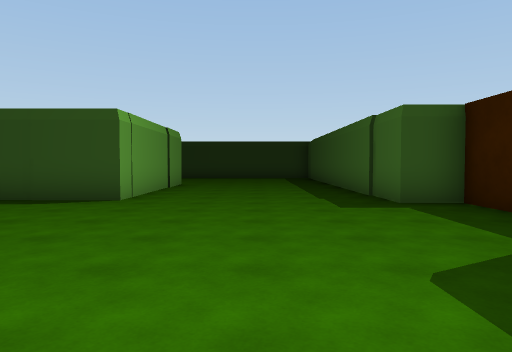
[1] (above)

24 first-person views from a walk through a scene from a Unity 3-D project. The camera is 1.4 m above the floor, tilts 2° down and sees 70° across. The floor is counted in squares, 2 m on a side. Each view is taken from the middle of a square. On the plan, view 1 faces up. The plan holds only what a view shows up to about 11 squares ahead; the rest is blank. The player character is not drawn.

[2]
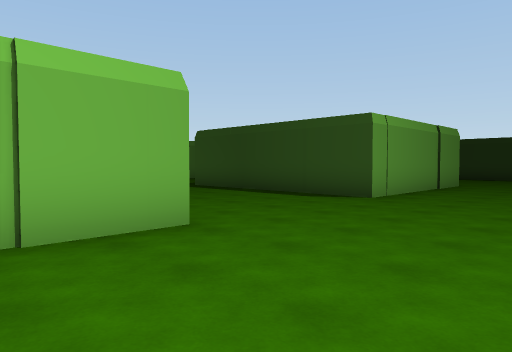

[3]
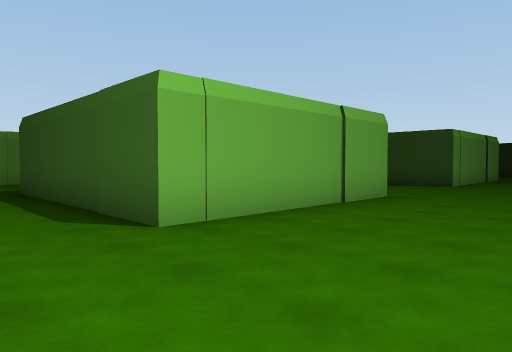

[4]
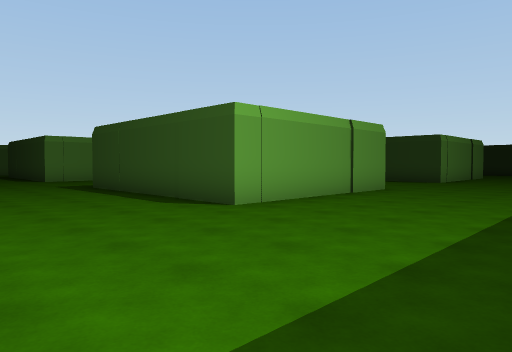

[5]
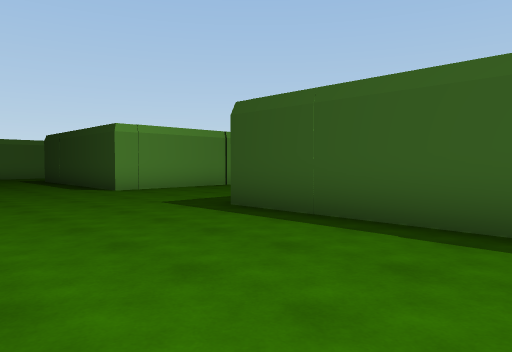

[6]
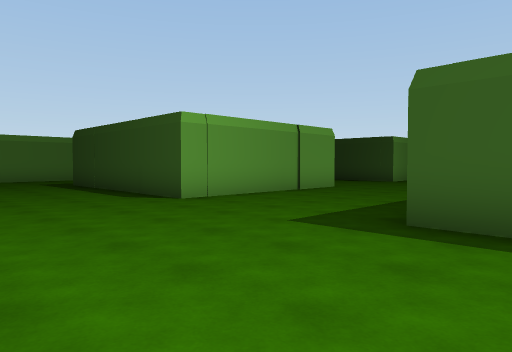

[7]
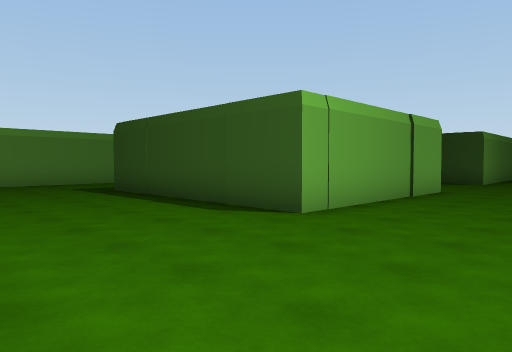

[8]
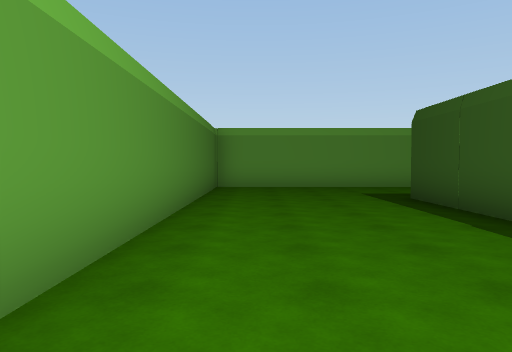

[9]
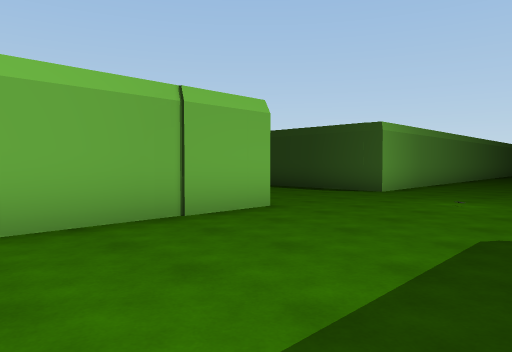

[10]
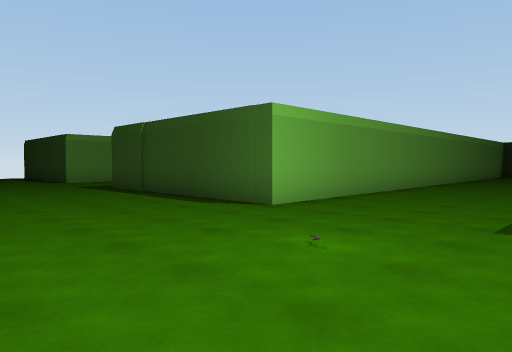

[11]
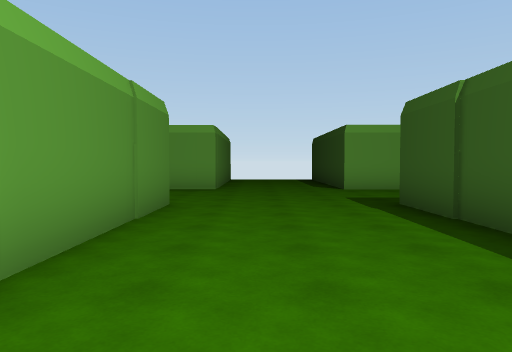

[12]
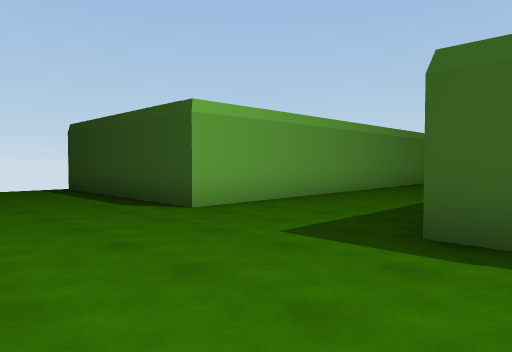

[13]
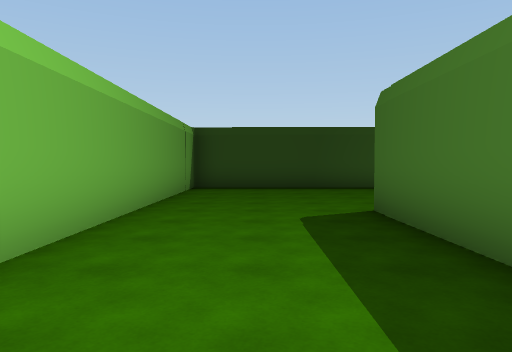

[14]
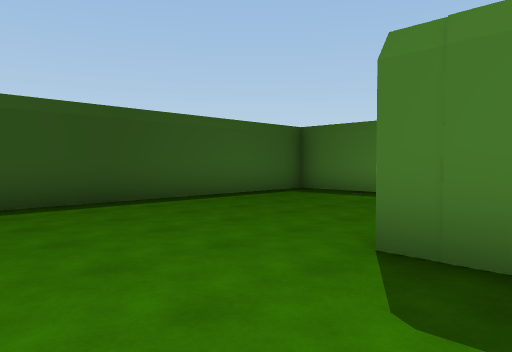

[15]
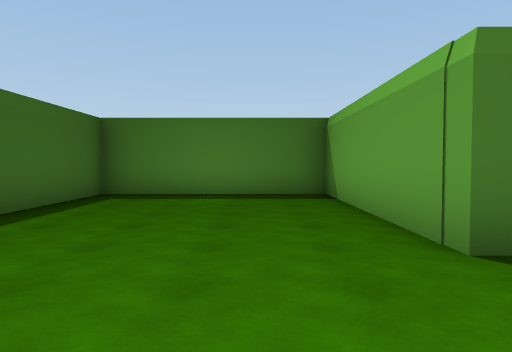

[16]
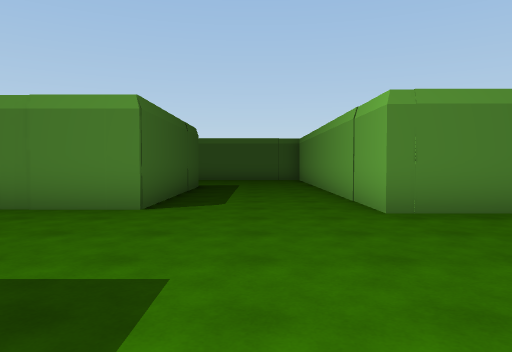

[17]
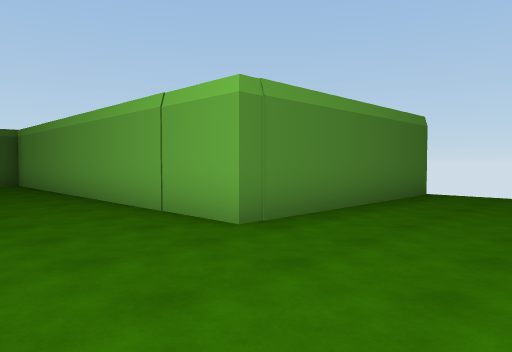

[18]
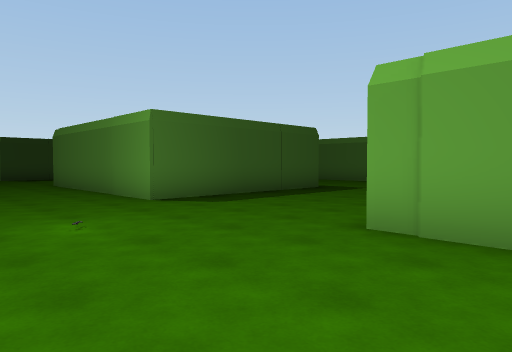

[19]
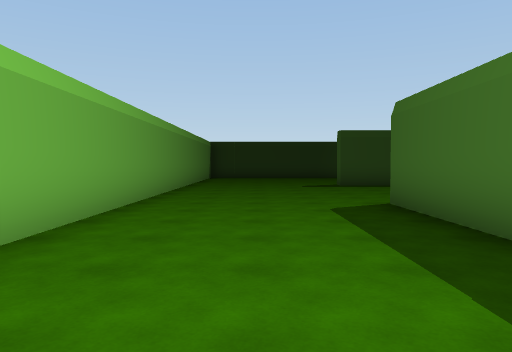

[20]
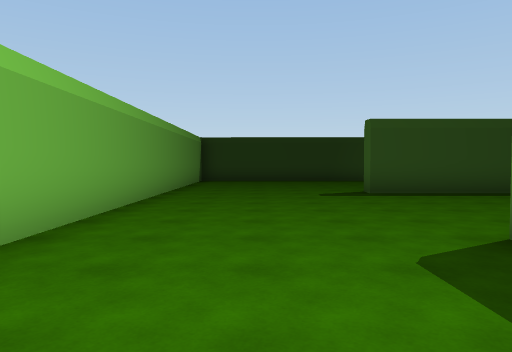

[21]
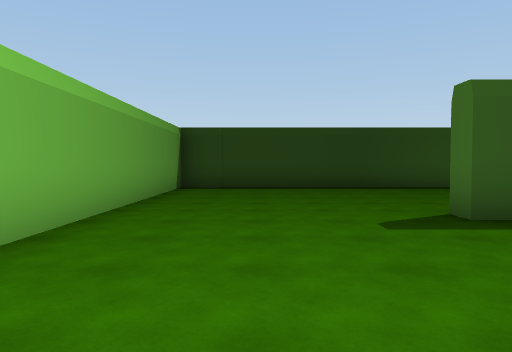

[22]
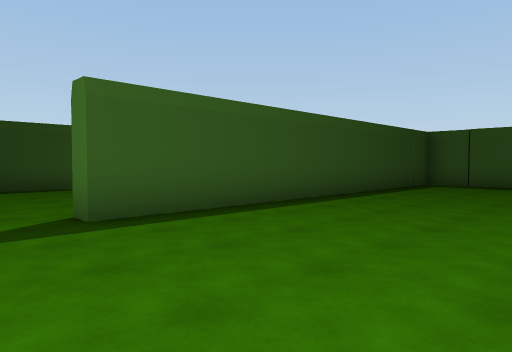

[23]
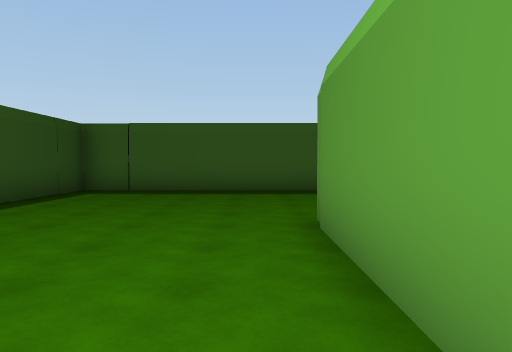

[24]
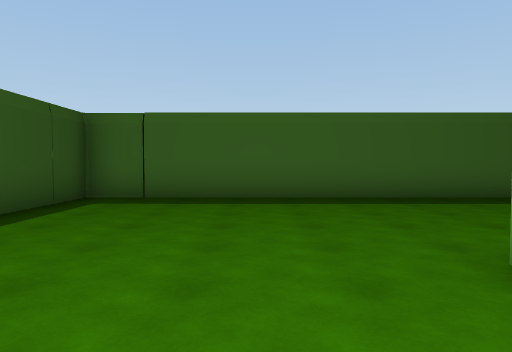

### Floor plan
Key: @ floor where view 1 was taken; # wall or solid block; . floor; H hedge; O other object.
Columns run from 29 left of view 1 to 4 right of it. Each row starts with its distance up from view 1.
 24                 H########
 23                #........
 22                #........
 21                #.......
 20                #.......
 19                #......
 18       #H########.....############
 17       #........#................H
 16       #........#................#
 15       #........#................#
 14       #........#................#
 13       #........#................#
 12       #...#H####.....O ##H#.....#
 11       #...H    #.....#    #.....#
 10       #...#    #.....#    #.....#
  9       #...     #.....#    #.....#
  8       #...     #.....     #.....#
  7 ##### H...#H####H... HH###H.....H
  6  ................... ............#
  5  ................................#
  4  ................................
  3 #######.........................
  2       H...#####H#....#H##H#.....
  1       #...H    ##....#    #....
  0       #...#    #.....#    #..@.
 -1       #...#    #.....#    #....
 -2       #...#   ##.....H   ##....
 -3       #...#H###H.....#H###H....
 -4       #.........................
 -5       #.........................
 -6       #.........................
 -7       H...................  ....
 -8        #########

Positions as (right, up) in squares from view 1, and headings:
1: (0, 0), facing up
2: (1, 0), facing up-left
3: (1, -5), facing up-left
4: (2, -7), facing up-left
5: (-4, -7), facing up-left
6: (-7, -7), facing up-left
7: (-10, -7), facing up-left
8: (-12, -6), facing left
9: (-9, -2), facing up-left
10: (-9, 2), facing up-left
11: (-13, 4), facing left
12: (-18, 3), facing up-left
13: (-21, 7), facing up
14: (-22, 11), facing up-right
15: (-22, 14), facing right
16: (-21, 8), facing down
17: (-20, 6), facing down-left
18: (-15, 6), facing down-right
19: (-11, 6), facing up
20: (-11, 9), facing up
21: (-11, 13), facing up
22: (-10, 13), facing up-right
23: (-7, 13), facing right
24: (-5, 14), facing right
